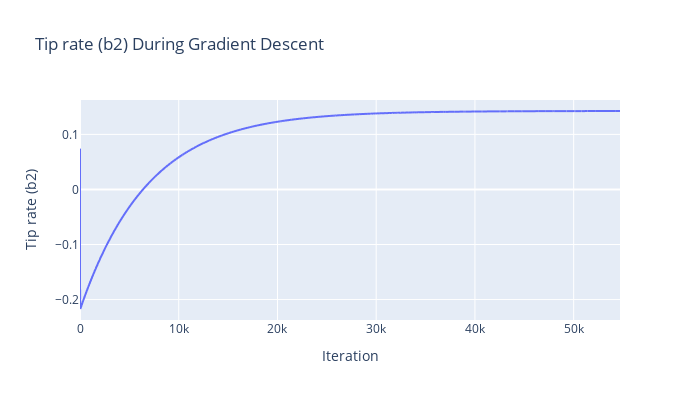

Here is the notebook cell this chart was saved with:
### Code cell
px.line(
    x=np.arange(len(b2_history)),
    y=b2_history,
    labels={"x": "Iteration", "y": "Tip rate (b2)"},
    title="Tip rate (b2) During Gradient Descent",
    height=400,
    width=700,
).show()

### Figure 1 — Plotly figure (JSON) as saved in the notebook; plotly's stock layout.template omitted (floating-point values rounded to 4 significant figures; data arrays with more than 128 entries replaced by an {"elided": "..."} marker saying what was removed)
{"data": [{"hovertemplate": "Iteration=%{x}<br>Tip rate (b2)=%{y}<extra></extra>", "legendgroup": "", "line": {"color": "#636efa", "dash": "solid"}, "marker": {"symbol": "circle"}, "mode": "lines", "name": "", "showlegend": false, "type": "scattergl", "x": {"elided": "54694 int values"}, "xaxis": "x", "y": {"elided": "54694 float values"}, "yaxis": "y"}], "layout": {"height": 400, "legend": {"tracegroupgap": 0}, "title": {"text": "Tip rate (b2) During Gradient Descent"}, "width": 700, "xaxis": {"anchor": "y", "domain": [0, 1], "title": {"text": "Iteration"}}, "yaxis": {"anchor": "x", "domain": [0, 1], "title": {"text": "Tip rate (b2)"}}}}
